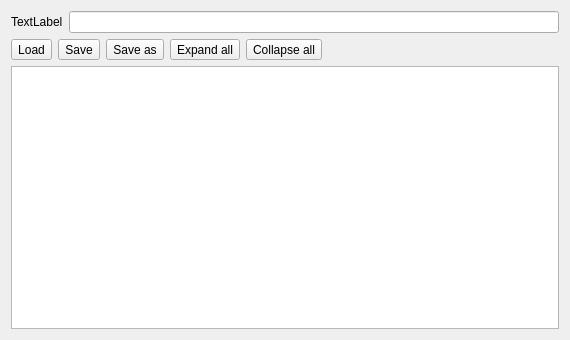
<?xml version="1.0" encoding="UTF-8"?>
<ui version="4.0">
 <class>Form</class>
 <widget class="QWidget" name="Form">
  <property name="geometry">
   <rect>
    <x>0</x>
    <y>0</y>
    <width>570</width>
    <height>340</height>
   </rect>
  </property>
  <property name="windowTitle">
   <string>Form</string>
  </property>
  <layout class="QVBoxLayout" name="verticalLayout">
   <item>
    <layout class="QHBoxLayout" name="horizontalLayout_2">
     <item>
      <widget class="QLabel" name="label">
       <property name="text">
        <string>TextLabel</string>
       </property>
      </widget>
     </item>
     <item>
      <widget class="QLineEdit" name="lineEdit"/>
     </item>
    </layout>
   </item>
   <item>
    <layout class="QHBoxLayout" name="horizontalLayout">
     <item>
      <widget class="QToolButton" name="load">
       <property name="text">
        <string>Load</string>
       </property>
      </widget>
     </item>
     <item>
      <widget class="QToolButton" name="save">
       <property name="text">
        <string>Save</string>
       </property>
      </widget>
     </item>
     <item>
      <widget class="QToolButton" name="save_as">
       <property name="text">
        <string>Save as</string>
       </property>
      </widget>
     </item>
     <item>
      <widget class="QToolButton" name="expand_all">
       <property name="text">
        <string>Expand all</string>
       </property>
      </widget>
     </item>
     <item>
      <widget class="QToolButton" name="collapse_all">
       <property name="text">
        <string>Collapse all</string>
       </property>
      </widget>
     </item>
     <item>
      <spacer name="horizontalSpacer">
       <property name="orientation">
        <enum>Qt::Horizontal</enum>
       </property>
       <property name="sizeHint" stdset="0">
        <size>
         <width>40</width>
         <height>20</height>
        </size>
       </property>
      </spacer>
     </item>
    </layout>
   </item>
   <item>
    <widget class="QTreeView" name="treeView"/>
   </item>
  </layout>
 </widget>
 <resources/>
 <connections/>
</ui>
